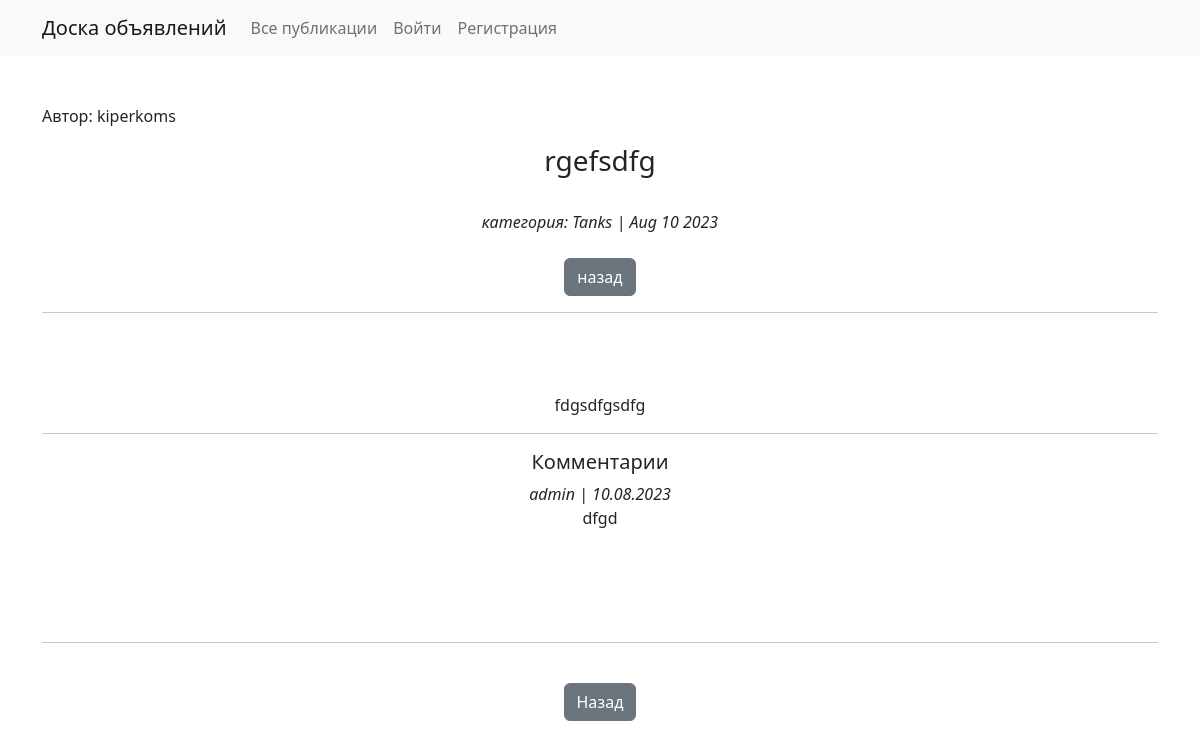
/post/1, run on the app's committed database.
### bulletinboard/models.py (models this page shows, shortened)
class Post(models.Model):
    author = models.ForeignKey(User, on_delete=models.CASCADE, verbose_name='author')
    category = models.CharField(max_length=28, choices=CATEGORY_CHOICES, default='Tanks', verbose_name='category')
    dateCreation = models.DateTimeField(auto_now_add=True)
    title = models.CharField(max_length=128, verbose_name=pgettext_lazy('post title', 'title'))
    text = RichTextField()
    class Meta:
        ordering = ['id']

class Comment(models.Model):
    comment_author = models.ForeignKey(User, on_delete=models.CASCADE)
    comment_text = models.TextField()
    comment_post = models.ForeignKey(Post, on_delete=models.CASCADE)
    comment_dateCreation = models.DateTimeField(auto_now_add=True)
    accepted = models.BooleanField(default=False)
    class Meta:
        ordering = ['id']

### bulletinboard/views.py (the view)
# urls.py: path('post/<int:pk>', PostDetail.as_view(), name='post_detail'),
class PostDetail(DetailView, CommentCreate):
    model = Post
    template_name = 'post.html'
    context_object_name = 'post'

### bulletinboard/views.py (called while the page is built)
    def get_context_data(self, **kwargs):
        context = super().get_context_data(**kwargs)
        return context

### templates/post.html (shortened to what this page needs)
{% extends 'flatpages/default.html' %}
{% block content %}
    <br><br>
    <p style="text-align: justify">Автор: {{ post.author }}</p>
    <h6 style="text-align: justify">
        <h3>{{ post.title }}</h3><br>
        <i> категория: {{ post.category }} |</i>
        <i>{{ post.dateCreation|date:'M d Y' }}</i>
    </h6>
<br><br>
    <a class="btn btn-secondary" onClick="javascript:history.go(-1);" role="button">назад</a>
 <hr>
 <br><br>
    <p>{{ post.text|safe }}</p>
 <hr>
    <h5 style="text-align: center" >Комментарии</h5>
    {% if post.comment_set.all|length > 0 %}
            {% for comment in post.comment_set.all reversed %}
                {% if comment.accepted %}
                <tr>
                    <td><i>{{ comment.comment_author }} </i></td>
                    <td><i>| {{ comment.comment_dateCreation|date:'d.m.Y' }} </i></td>
                    <br>
                    <td>{{ comment.comment_text }}</td><br>
                    <br><br>
                </tr>
            {% endif %}
            {% endfor %}
    {% else %}
        Комментариев нет
    {% endif %}
<br><br>
    <hr>
    <br>
    <a class="btn btn-secondary" href='{% url "posts" %}' role="button">Назад</a>
 <br> <br> <br> <br>
{% endblock content %}

### data on the page
Post: author "kiperkoms", title "rgefsdfg", category "Tanks", dateCreation "Aug 10 2023", text "fdgsdfgsdfg"
Comment: comment_author "admin", comment_dateCreation "10.08.2023", comment_text "dfgd"
